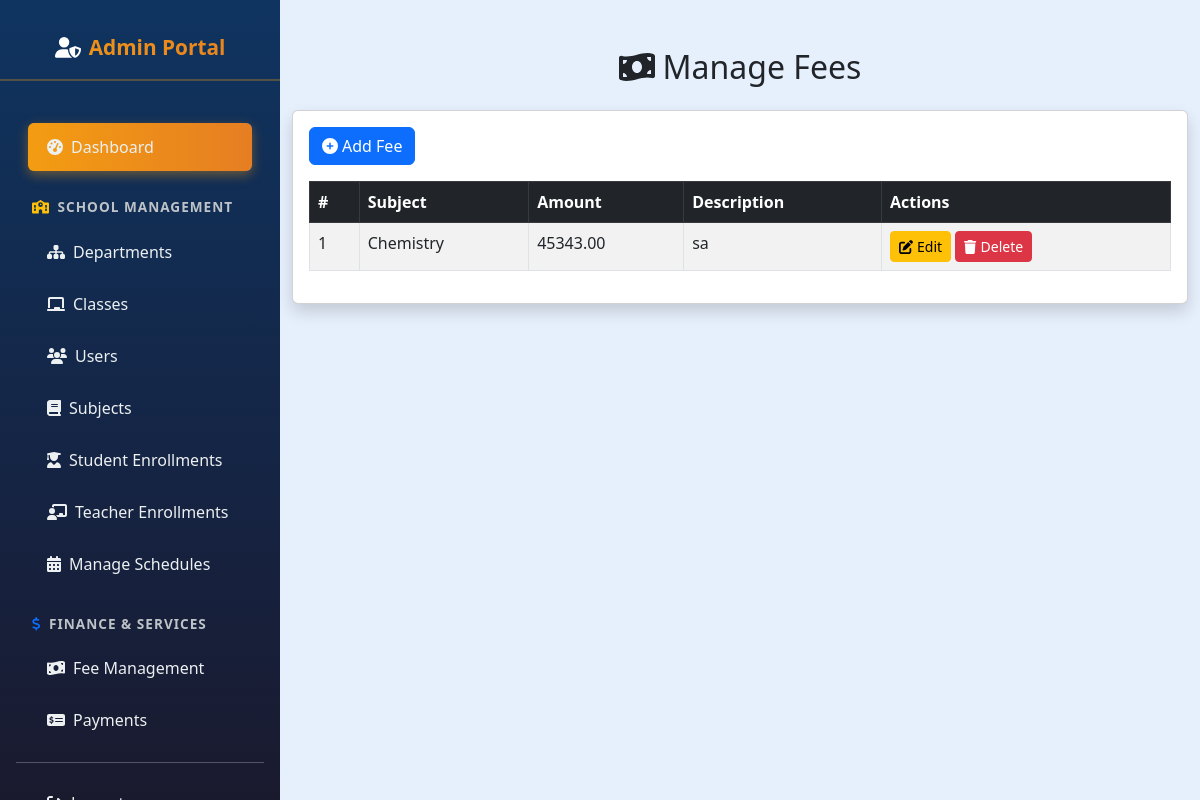
Screenshot of /admin/manage_fees.php (signed in) with the database file from the repository.
### tables this page shows
CREATE TABLE `fee_structure` (
  `fee_id` int(11) NOT NULL,
  `subject_id` int(11) DEFAULT NULL,
  `amount` decimal(10,2) NOT NULL,
  `description` varchar(255) DEFAULT NULL
);

CREATE TABLE `subjects` (
  `subject_id` int(11) NOT NULL,
  `subject_name` varchar(100) NOT NULL,
  `class_id` int(11) NOT NULL,
  `created_at` datetime DEFAULT current_timestamp(),
  `department_id` int(11) DEFAULT NULL,
  `credit_hours` int(11) NOT NULL DEFAULT 0
);

### admin/manage_fees.php (the view, shortened to what this page needs)
<?php
include('config.php');
$result = $conn->query("
    SELECT f.fee_id, s.subject_name, f.amount, f.description
    FROM fee_structure f
    LEFT JOIN subjects s ON f.subject_id = s.subject_id
    ORDER BY f.fee_id DESC
");
?>
<!DOCTYPE html>
<html lang="en">
<head>
<link href="https://cdn.jsdelivr.net/npm/bootstrap@5.3.0/dist/css/bootstrap.min.css" rel="stylesheet" />
</head>
<body style="margin-left:280px; background-color:#e6effc;">
<?php include('admin_sidebar.php'); ?>
<div class="container mt-5">
<h2 class="mb-4 text-center"><i class="fas fa-money-bill-wave me-2"></i>Manage Fees</h2>
<div class="card shadow">
<div class="card-body">
<div class="mb-3">
<a href="add_fee.php" class="btn btn-primary"><i class="fas fa-plus-circle me-1"></i>Add Fee</a>
</div>
<?php if($result->num_rows > 0): ?>
<table class="table table-bordered table-striped">
<thead class="table-dark">
<tr>
<th>#</th>
<th>Subject</th>
<th>Amount</th>
<th>Description</th>
<th>Actions</th>
</tr>
</thead>
<tbody>
<?php $i=1; while($row = $result->fetch_assoc()): ?>
<tr>
<td><?= $i++ ?></td>
<td><?= htmlspecialchars($row['subject_name'] ?? 'N/A') ?></td>
<td><?= htmlspecialchars($row['amount']) ?></td>
<td><?= htmlspecialchars($row['description']) ?></td>
<td>
<a href="edit_fee.php?id=<?= $row['fee_id'] ?>" class="btn btn-sm btn-warning"><i class="fas fa-edit me-1"></i>Edit</a>
<a href="manage_fees.php?delete_id=<?= $row['fee_id'] ?>" class="btn btn-sm btn-danger" onclick="return confirm('Delete this fee?');"><i class="fas fa-trash me-1"></i>Delete</a>
</td>
</tr>
<?php endwhile; ?>
</tbody>
</table>
<?php else: ?>
<p class="text-center">No fee records found.</p>
<?php endif; ?>
</div>
</div>
</div>
</body>
</html>

### admin/admin_sidebar.php (style rules this page uses)
body { font-family: 'Segoe UI', Tahoma, Geneva, Verdana, sans-serif; margin-left: 280px; background-color: #e6effc; }

### rows the page displays
fee_structure: subject.subject_name "Chemistry", amount "45343.00", description "sa"
